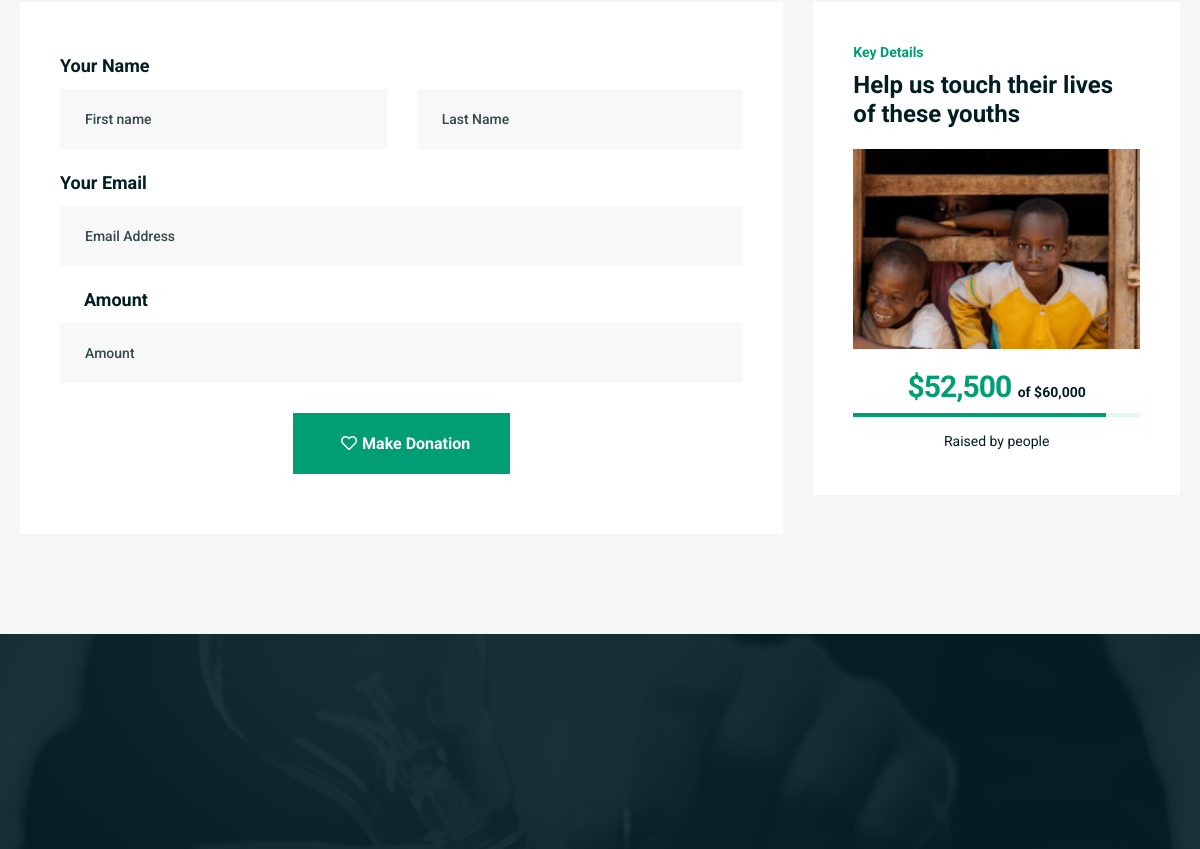
The page /invest-now/1/ (middle part) on the database as committed earlier.
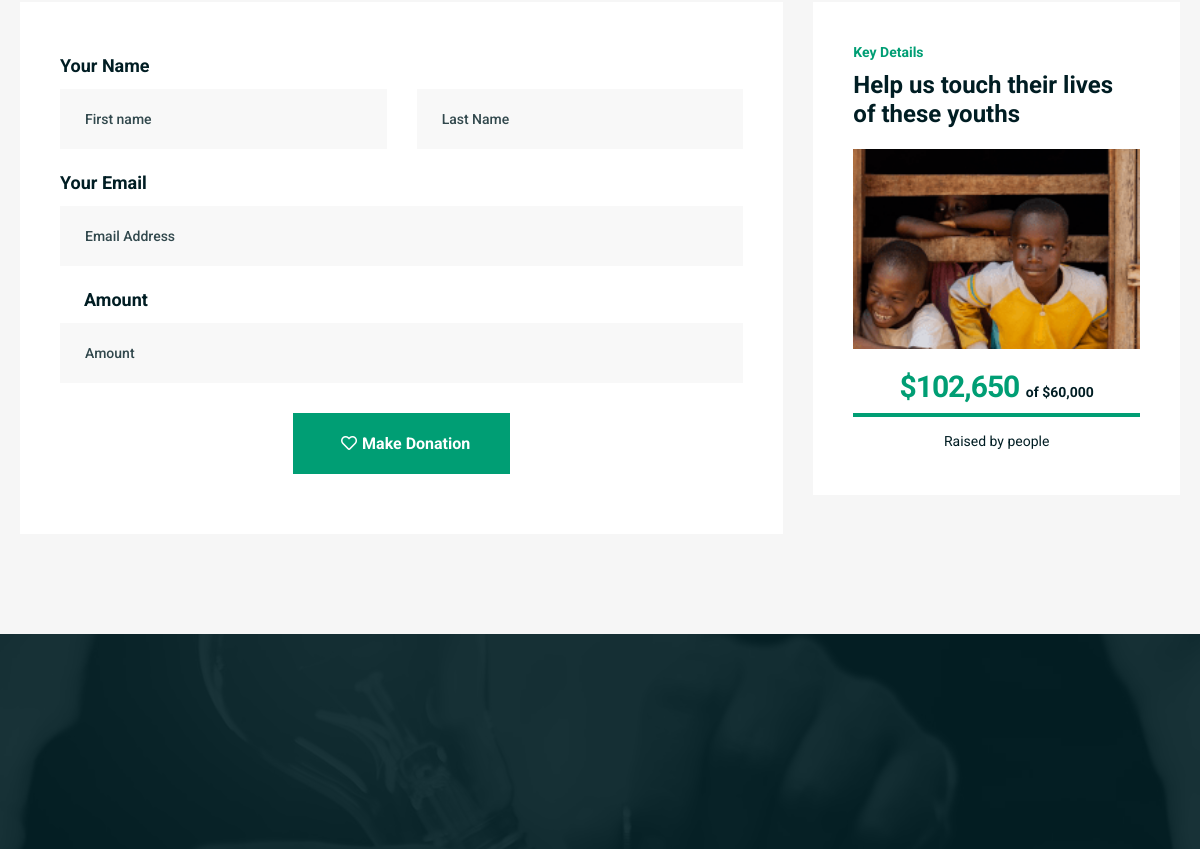
The same page on the database as committed later.
### main/models.py (models this page shows, shortened)
class Donation(models.Model):
    image_one = models.FileField(upload_to='account_files/profile_photos/', blank=True, default="none")
    image_three = models.FileField(upload_to='account_files/profile_photos/', blank=True, default="none")
    image_four = models.FileField(upload_to='account_files/profile_photos/', blank=True, default="none")
    title = models.CharField(max_length=50, default="none")
    description = models.TextField(default="none")
    goal = models.CharField(max_length=20, default="none")
    about = models.TextField(default="none")
    summary = models.TextField(default="none")
    challenge = models.TextField(default="none")
    target_one = models.CharField(max_length=1020, default="none")
    target_two = models.CharField(max_length=1020, default="none", null=True)
    target_three = models.CharField(max_length=1020, default="none", null=True)
    target_four = models.CharField(max_length=1020, default="none", null=True)
    target_five = models.CharField(max_length=1020, default="none", null=True)
    target_six = models.CharField(max_length=1020, default="none")
    target_seven = models.CharField(max_length=1020, default="none")
    more_info = models.TextField(default="none")
    image_two = models.FileField(upload_to='account_files/profile_photos/', blank=True, default="none")
    website = models.CharField(max_length=1020, default="none")
    project_type = models.CharField(max_length=1020, default="none")
    location = models.CharField(max_length=1020, default="none")
    app_user = models.ForeignKey(AppUser, on_delete=models.CASCADE)
    image_portriat = models.FileField(upload_to='account_files/profile_photos/', blank=True, default="none")
    amount_donated = models.DecimalField(max_digits=10, decimal_places=2, default=Decimal('0.00'))
    status = models.BooleanField(default=False)
    pub_date = models.DateTimeField(default=timezone.now)
    def percentage_raised(self):
        if self.goal and self.amount_donated:
            goal_amount = Decimal(self.goal)
            return (self.amount_donated / goal_amount) * 100
        return 0

### main/views.py (the view, shortened to what this page needs)
# urls.py: path('invest-now/<int:business_id>/', views.DonateNowView, name='invest_now'),
def DonateNowView(request, business_id):
    donation = get_object_or_404(Donation, id=business_id)
    context = {
        "donation": donation,
    }
    return render(request, "main/donate-now.html", context)

### main/templates/main/donate-now.html (shortened to what this page needs)
{% extends 'main/base.html' %} {% load static humanize %} {% block content %}
<main>
	<section class="inner-donation-area cause-details-area gray-bg pt-130 pb-100">
		<div class="container">
			<div class="row justify-content-center">
				<div class="col-lg-8">
					<div class="inner-donation-wrap">
						<div class="donation-form">
							<form action="" method="POST">
								<div class="form-grp">
									<label for="name">Your Name</label>
									<div class="row">
										<div class="col-md-6">
											<input
												id="name"
												type="text"
												name="name"
												placeholder="First name"
											/>
										</div>
										<div class="col-md-6">
											<input
												type="text"
												placeholder="Last Name"
												name="lastname"
												id="lastname"
											/>
										</div>
									</div>
								</div>
								<div class="form-grp">
									<label for="email">Your Email</label>
									<input
										type="email"
										placeholder="Email Address"
										name="email"
										id="email"
									/>
								</div>
								<div class="form-grp">
									<label for="number"><i class="fal fa-lock"></i>Amount</label>
									<input
										type="number"
										placeholder="Amount"
										id="amount"
										name="amount"
									/>
								</div>
								<div class="donation-btn text-center mt-30">
									<button type="submit" class="btn">
										<i class="far fa-heart"></i>Make Donation
									</button>
								</div>
							</form>
						</div>
					</div>
				</div>
				<div class="col-lg-4 col-md-8 col-sm-10">
					<aside class="donation-sidebar">
						<div class="donation-widget">
							<span>Key Details</span>
							<h2 class="funding-title">{{ donation.title }}</h2>
							<img
								src="{{ donation.image_one.url }}"
								alt=""
								width="100%"
								height="200"
								style="object-fit: cover"
							/>
							<div class="cause-amounts text-center">
								<h2 class="title">
									${{ donation.amount_donated|floatformat:0|intcomma }}
									<span>of ${{ donation.goal|floatformat:0|intcomma }}</span>
								</h2>
								<div class="progress">
									<div
										class="progress-bar"
										role="progressbar"
										style="width:{{ donation.percentage_raised|floatformat:0 }}%"
										aria-valuenow="{{ donation.percentage_raised|floatformat:0 }}"
										aria-valuemin="0"
										aria-valuemax="100"
									></div>
								</div>
								<p>Raised by {{ donation.donators_count }} people</p>
							</div>
						</div>
					</aside>
				</div>
			</div>
		</div>
	</section>
</main>
{% endblock %}

Rows that differ between the two databases and show on the page:
changed Donation "Help us touch their lives of these youths": amount_donated "52,500" → "102,650"
